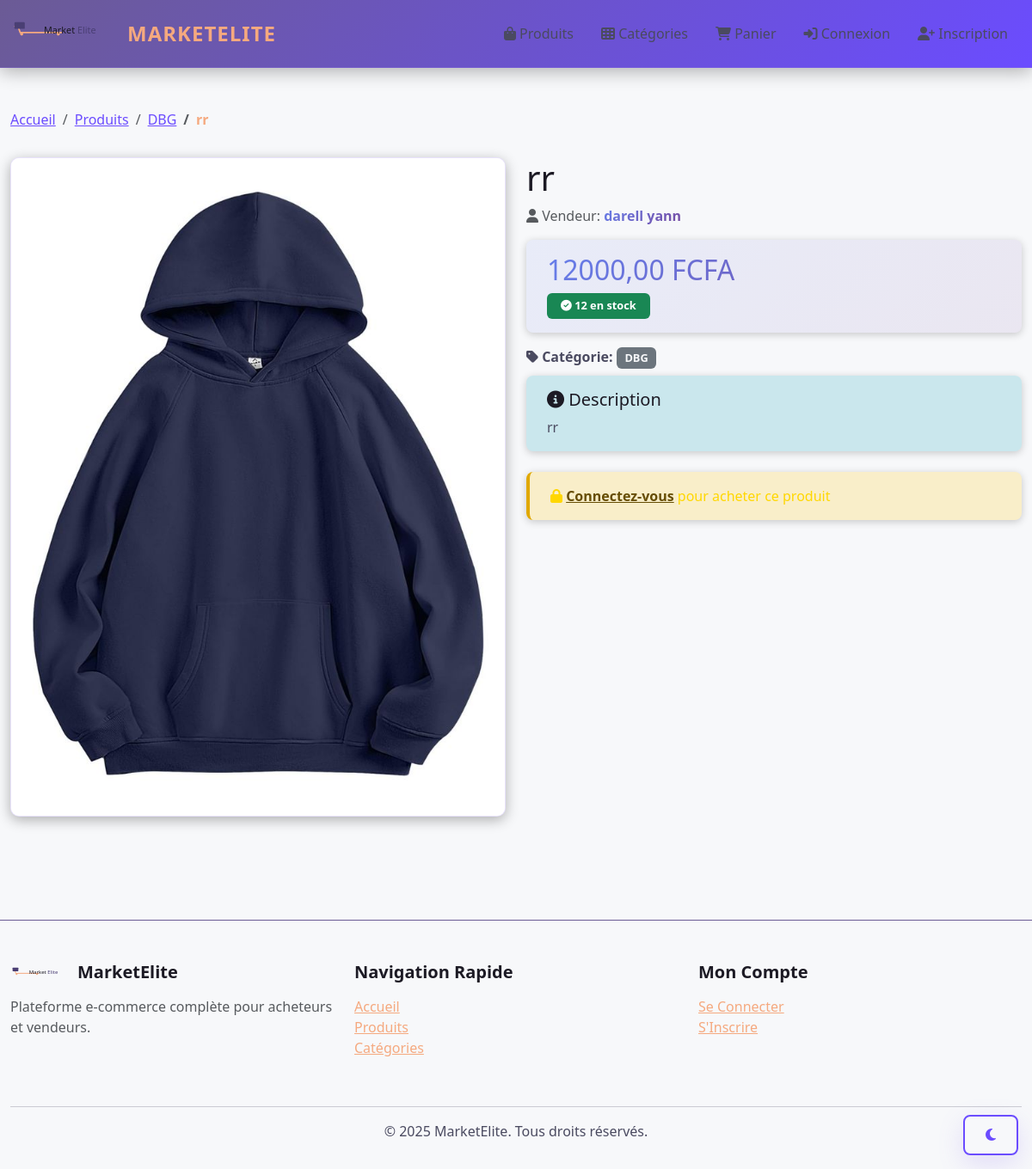
The app's page /products/product/2/ with its own data.
### products/models.py (models this page shows, shortened)
class Product(models.Model):
    seller = models.ForeignKey(User, on_delete=models.CASCADE, related_name="products")
    category = models.ForeignKey(Category, on_delete=models.SET_NULL, null=True, related_name="products")
    title = models.CharField(max_length=255)
    description = models.TextField()
    price = models.DecimalField(max_digits=10, decimal_places=2)
    stock = models.PositiveIntegerField(default=0)
    image = models.ImageField(upload_to='products/')
    is_active = models.BooleanField(default=True)
    created_at = models.DateTimeField(auto_now_add=True)
    updated_at = models.DateTimeField(auto_now=True)
    class Meta:
        ordering = ['-created_at']

class Category(models.Model):
    name = models.CharField(max_length=150, unique=True)
    description = models.TextField(blank=True)
    image = models.ImageField(upload_to='categories/', blank=True, null=True)
    created_at = models.DateTimeField(auto_now_add=True)
    class Meta:
        verbose_name_plural = "Categories"

### products/views.py (the view)
# urls.py: path('product/<int:pk>/', views.product_detail, name='product_detail'),
def product_detail(request, pk):
    product = get_object_or_404(Product, pk=pk)
    reviews = product.reviews.all()
    average_rating = reviews.aggregate(Avg('rating'))['rating__avg']
    context = {
        'product': product,
        'reviews': reviews,
        'average_rating': average_rating,
        'images': product.images.all(),
    }
    return render(request, 'products/product_detail.html', context)

### templates/products/product_detail.html (shortened to what this page needs)
{% extends 'base.html' %}
{% block content %}
<nav aria-label="breadcrumb" class="mb-4">
    <ol class="breadcrumb">
        <li class="breadcrumb-item"><a href="{% url 'home' %}">Accueil</a></li>
        <li class="breadcrumb-item"><a href="{% url 'product_list' %}">Produits</a></li>
        {% if product.category %}
            <li class="breadcrumb-item"><a href="#">{{ product.category.name }}</a></li>
        {% endif %}
        <li class="breadcrumb-item active">{{ product.title|truncatewords:5 }}</li>
    </ol>
</nav>
<div class="row mb-4">
    <div class="col-md-6">
        <div class="card">
            <img src="{{ product.image.url|default:'/static/images/product-placeholder.png' }}" class="img-fluid" alt="{{ product.title }}">
        </div>
    </div>
    <div class="col-lg-6">
        <div class="mb-3">
            <h1 class="mb-2">{{ product.title }}</h1>
            <p class="text-muted">
                <i class="fas fa-user"></i>
                Vendeur: <a href="#" class="text-gradient text-decoration-none fw-bold">
                    {{ product.seller.get_full_name|default:product.seller.username }}
                </a>
            </p>
        </div>
        <div class="mb-3">
            <div class="alert alert-light border-0" style="background: linear-gradient(135deg, rgba(102, 126, 234, 0.1) 0%, rgba(118, 75, 162, 0.1) 100%);">
                <h2 class="text-gradient mb-2">{{ product.price }} FCFA</h2>
                {% if product.stock > 0 %}
                    <span class="badge bg-success text-white px-3 py-2">
                        <i class="fas fa-check-circle"></i> {{ product.stock }} en stock
                    </span>
                {% else %}
                    <span class="badge bg-danger text-white px-3 py-2">
                        <i class="fas fa-times-circle"></i> Rupture de stock
                    </span>
                {% endif %}
            </div>
        </div>
        {% if product.category %}
            <p class="mb-2">
                <strong><i class="fas fa-tag"></i> Catégorie:</strong>
                <span class="badge bg-secondary">{{ product.category.name }}</span>
            </p>
        {% endif %}
        <div class="alert alert-info border-0 mb-4">
            <h5><i class="fas fa-info-circle"></i> Description</h5>
            <p class="mb-0">{{ product.description }}</p>
        </div>
        {% if user.is_authenticated %}
            {% if product.stock > 0 %}
                <form method="post" action="{% url 'add_to_cart' product.pk %}" class="mb-3">
                    {% csrf_token %}
                    <div class="mb-3">
                        <label for="quantity" class="form-label">
                            <i class="fas fa-boxes"></i> Quantité:
                        </label>
                        <div class="input-group">
                            <input type="number" id="quantity" name="quantity" class="form-control" value="1" min="1" max="{{ product.stock }}">
                            <span class="input-group-text">max: {{ product.stock }}</span>
                        </div>
                    </div>
                    <button type="submit" class="btn btn-primary btn-lg w-100 mb-2">
                        <i class="fas fa-shopping-cart"></i> Ajouter au panier
                    </button>
                </form>
                <a href="{% url 'add_review' product.pk %}" class="btn btn-outline-primary w-100">
                    <i class="fas fa-star"></i> Ajouter un avis
                </a>
            {% else %}
                <div class="alert alert-danger" role="alert">
                    <i class="fas fa-exclamation-triangle"></i> Produit en rupture de stock
                </div>
            {% endif %}
        {% else %}
            <div class="alert alert-warning" role="alert">
                <i class="fas fa-lock"></i>
                <a href="{% url 'login' %}" class="alert-link">Connectez-vous</a> pour acheter ce produit
            </div>
        {% endif %}
    </div>
</div>
{% endblock %}

### static/css/theme.css (style rules this page uses)
:root { --color-primary-dark: #1C1A24; --color-secondary-deep: #4A3F74; --color-accent: #8C6FF0; --color-surface: #2A2733; --color-warm: #F5A97F; --color-text-primary: #EDEDED; --color-text-secondary: #B5B5C9; --success: #28a745; --danger: #dc3545; --warning: #ffc107; --info: #17a2b8; }
:root.light { --color-primary-dark: #F7F8FA; --color-secondary-deep: #6B5B95; --color-accent: #6B4CFF; --color-surface: #FFFFFF; --color-warm: #F5A97F; --color-text-primary: #1C1A24; --color-text-secondary: #4A4A60; --success: #198754; --danger: #c82333; --warning: #e0a800; --info: #0dcaf0; }
html, body { background-color: var(--color-primary-dark); color: var(--color-text-primary); }
h1, h2, h3, h4, h5, h6 { color: var(--color-text-primary); }
p { color: var(--color-text-secondary); }
a { color: var(--color-accent); transition: color 0.3s ease; }
.text-gradient { background: linear-gradient(135deg, var(--color-accent) 0%, var(--color-warm) 100%); -webkit-background-clip: text; -webkit-text-fill-color: transparent; background-clip: text; }
.card { background-color: var(--color-surface); border: 1px solid rgba(139, 111, 240, 0.2); color: var(--color-text-secondary); }
.alert { border-left: 4px solid; color: var(--color-text-primary); }
.alert-warning { background: rgba(255, 193, 7, 0.15); border-left-color: var(--warning); color: #FFD700; }
.alert-info { background: rgba(23, 162, 184, 0.15); border-left-color: var(--info); color: #87CEEB; }
.badge { background-color: var(--color-accent); color: var(--color-primary-dark); }
.breadcrumb { background-color: transparent; }
.breadcrumb-item { color: var(--color-accent); }
.breadcrumb-item.active { color: var(--color-warm); }
.card { transition: all 0.3s ease; }

### templates/base.html (style rules this page uses)
:root { --color-primary-dark: #1C1A24; --color-secondary-deep: #4A3F74; --color-accent: #8C6FF0; --color-surface: #2A2733; --color-warm: #F5A97F; --color-text-primary: #EDEDED; --color-text-secondary: #B5B5C9; --success: #28a745; --danger: #dc3545; --warning: #ffc107; --info: #17a2b8; }
* { margin: 0; padding: 0; box-sizing: border-box; }
html, body { height: 100%; }
body { background-color: var(--color-primary-dark); color: var(--color-text-primary); font-family: 'Segoe UI', Tahoma, Geneva, Verdana, sans-serif; display: flex; flex-direction: column; min-height: 100vh; }
.card { border: none; border-radius: 10px; box-shadow: 0 4px 15px rgba(0, 0, 0, 0.3); transition: all 0.3s ease; overflow: hidden; background-color: var(--color-surface); border: 1px solid rgba(139, 111, 240, 0.2); }
.alert { border: none; border-radius: 8px; padding: 1rem 1.5rem; font-weight: 500; box-shadow: 0 2px 10px rgba(0, 0, 0, 0.2); border-left: 4px solid; }
.alert-info { background: rgba(23, 162, 184, 0.2); color: #87CEEB; border-left-color: var(--info); }
.alert-warning { background: rgba(255, 193, 7, 0.2); color: #FFD700; border-left-color: var(--warning); }
.badge { padding: 0.6rem 0.8rem; border-radius: 6px; font-weight: 600; font-size: 0.85rem; }
.badge { font-size: 0.8rem; padding: 0.4rem 0.6rem; }
.breadcrumb { background: transparent; padding: 0; margin-bottom: 2rem; }
.breadcrumb-item { color: var(--color-accent); }
.breadcrumb-item.active { color: var(--color-warm); font-weight: 600; }
.text-gradient { background: linear-gradient(135deg, var(--color-accent) 0%, var(--color-warm) 100%); -webkit-background-clip: text; -webkit-text-fill-color: transparent; background-clip: text; }

### templates/products/product_detail.html (style rules this page uses)
.text-gradient { background: linear-gradient(135deg, #667eea 0%, #764ba2 100%); -webkit-background-clip: text; -webkit-text-fill-color: transparent; background-clip: text; }
.img-fluid { max-width: 100%; }

### records on screen
Product: category.name "DBG", title "rr", image (picture), seller.get_full_name "darell yann", price "12000,00", stock "12", description "rr"
